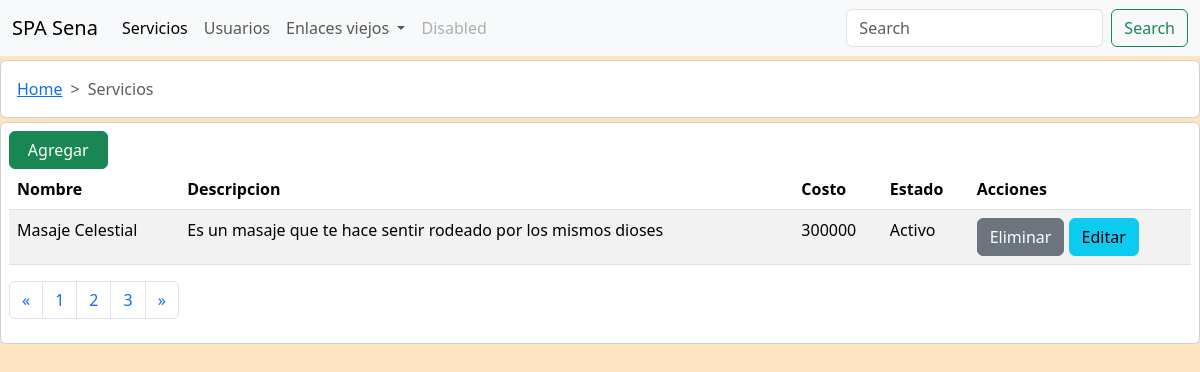
The app's page /servicios/ with its own data.
### spa/models.py (models this page shows, shortened)
class Servicio(models.Model):
    nombre = models.CharField(max_length=254)
    costo = models.IntegerField()
    descripcion = models.TextField(null=True, blank=True)
    ESTADOS = (
        ('Activo', 'ACTIVO'),
        ('Inactivo', 'INACTIVO'),
    )
    estado = models.CharField(max_length=8, choices=ESTADOS, default='Activo')

### spa/views.py (the view)
# urls.py: path('servicios/', views.servicios, name='servicios'), #    ver
def servicios(request):
    q = Servicio.objects.all()
    contexto = {
        'data' : q,
    }
    return render(request, "servicios/listar_servicios.html", contexto)

### spa/templates/servicios/listar_servicios.html (shortened to what this page needs)
{% extends 'base.html' %}
{% load static %}
{% block miga %}
    <li class="breadcrumb-item active" aria-current="page">Servicios</li>
{% endblock %}
{% block cuerpo %}
    <button type="button" class="btn btn-success col-1">Agregar</button>
    {% if data %}
    <table class="table table-striped table-hover">
        <thead>
            <tr>
                <th>Nombre</th>
                <th>Descripcion</th>
                <th>Costo</th>
                <th>Estado</th>
                <th>Acciones</th>
            </tr>
        </thead>
        <tbody>
            {% for s in data %}
            <tr>
                <td>{{ s.nombre }}</td>
                <td>{{ s.descripcion }}</td>
                <td>{{ s.costo }}</td>
                <td>{{ s.estado }}</td>
                <td>
                    <a href="{% url 'eliminar_servicio' s.id %}" class="btn btn-secondary">Eliminar</a>
                    <button type="button" class="btn btn-info">Editar</button>
                </td>
            </tr>
            {% endfor %}
        </tbody>
    </table>
    {% else %}
        <p>No hay servicios aun...</p>
    {% endif %}
    <nav aria-label="Page navigation example">
        <ul class="pagination">
            <li class="page-item">
                <a class="page-link" href="#" aria-label="Previous">
                    <span aria-hidden="true">&laquo;</span>
                </a>
            </li>
            <li class="page-item"><a class="page-link" href="#">1</a></li>
            <li class="page-item"><a class="page-link" href="#">2</a></li>
            <li class="page-item"><a class="page-link" href="#">3</a></li>
            <li class="page-item">
                <a class="page-link" href="#" aria-label="Next">
                    <span aria-hidden="true">&raquo;</span>
                </a>
            </li>
        </ul>
    </nav>
{% endblock %}

### spa/static/css/estilos.css (style rules this page uses)
body { background-color: bisque; }

### records on screen
Servicio: nombre "Masaje Celestial", descripcion "Es un masaje que te hace sentir rodeado por los mismos dioses", costo "300000", estado "Activo"
